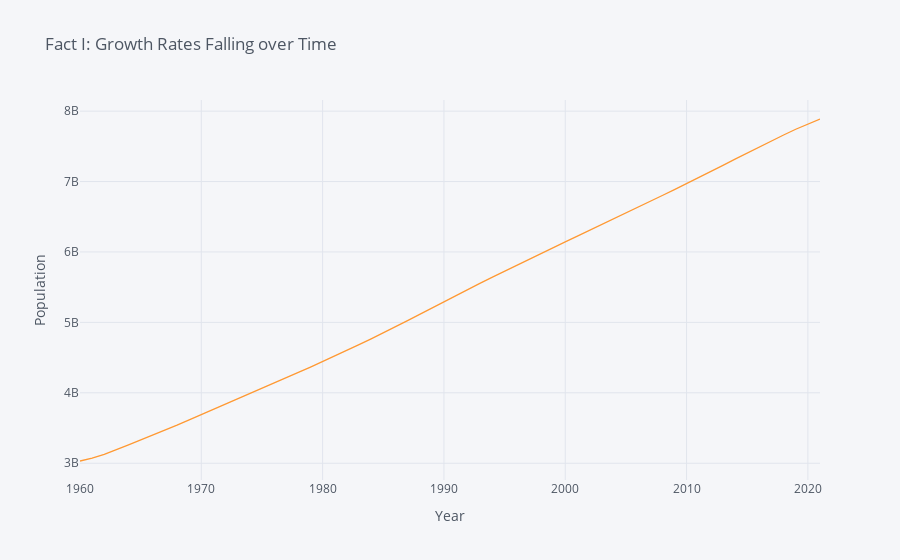

The notebook cell saved with this chart:
### Markdown cell above
With that done, after we have a DataFrame making a plot is just one
 line of code:

### Code cell
# Useful arguments to pass include xTitle, yTitle, Title
world.iplot(title="Fact I: Growth Rates Falling over Time",xTitle='Year',yTitle='Population')
